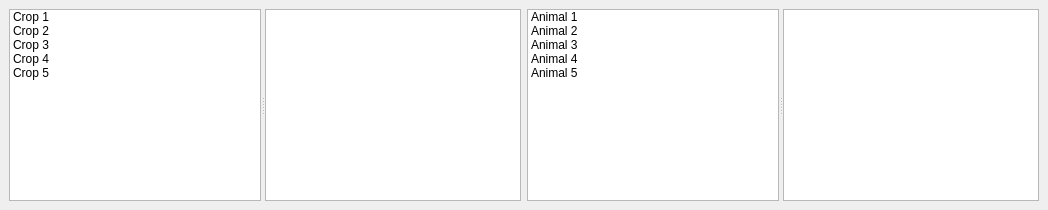
     <widget class="QWidget" name="results_tab" >
      <attribute name="title" >
       <string>Calculations</string>
      </attribute>
      <layout class="QGridLayout" >
       <property name="margin" >
        <number>9</number>
       </property>
       <property name="spacing" >
        <number>6</number>
       </property>
       <item row="0" column="0" >
        <widget class="QSplitter" name="splitter_2" >
         <property name="orientation" >
          <enum>Qt::Horizontal</enum>
         </property>
         <widget class="QListWidget" name="listWidgetCalculationsCrop" >
          <property name="sizePolicy" >
           <sizepolicy>
            <hsizetype>4</hsizetype>
            <vsizetype>7</vsizetype>
            <horstretch>0</horstretch>
            <verstretch>0</verstretch>
           </sizepolicy>
          </property>
          <property name="minimumSize" >
           <size>
            <width>70</width>
            <height>0</height>
           </size>
          </property>
          <item>
           <property name="text" >
            <string>Crop 1</string>
           </property>
          </item>
          <item>
           <property name="text" >
            <string>Crop 2</string>
           </property>
          </item>
          <item>
           <property name="text" >
            <string>Crop 3</string>
           </property>
          </item>
          <item>
           <property name="text" >
            <string>Crop 4</string>
           </property>
          </item>
          <item>
           <property name="text" >
            <string>Crop 5</string>
           </property>
          </item>
         </widget>
         <widget class="QTextBrowser" name="textBrowserResultsCrop" >
          <property name="sizePolicy" >
           <sizepolicy>
            <hsizetype>3</hsizetype>
            <vsizetype>7</vsizetype>
            <horstretch>0</horstretch>
            <verstretch>0</verstretch>
           </sizepolicy>
          </property>
         </widget>
        </widget>
       </item>
       <item row="0" column="1" >
        <widget class="QSplitter" name="splitter_5" >
         <property name="orientation" >
          <enum>Qt::Horizontal</enum>
         </property>
         <widget class="QListWidget" name="listWidgetCalculationsAnimal" >
          <property name="sizePolicy" >
           <sizepolicy>
            <hsizetype>4</hsizetype>
            <vsizetype>7</vsizetype>
            <horstretch>0</horstretch>
            <verstretch>0</verstretch>
           </sizepolicy>
          </property>
          <property name="minimumSize" >
           <size>
            <width>70</width>
            <height>0</height>
           </size>
          </property>
          <item>
           <property name="text" >
            <string>Animal 1</string>
           </property>
          </item>
          <item>
           <property name="text" >
            <string>Animal 2</string>
           </property>
          </item>
          <item>
           <property name="text" >
            <string>Animal 3</string>
           </property>
          </item>
          <item>
           <property name="text" >
            <string>Animal 4</string>
           </property>
          </item>
          <item>
           <property name="text" >
            <string>Animal 5</string>
           </property>
          </item>
         </widget>
         <widget class="QTextBrowser" name="textBrowserResultsAnimals" >
          <property name="sizePolicy" >
           <sizepolicy>
            <hsizetype>3</hsizetype>
            <vsizetype>5</vsizetype>
            <horstretch>0</horstretch>
            <verstretch>0</verstretch>
           </sizepolicy>
          </property>
         </widget>
        </widget>
       </item>
      </layout>
     </widget>
